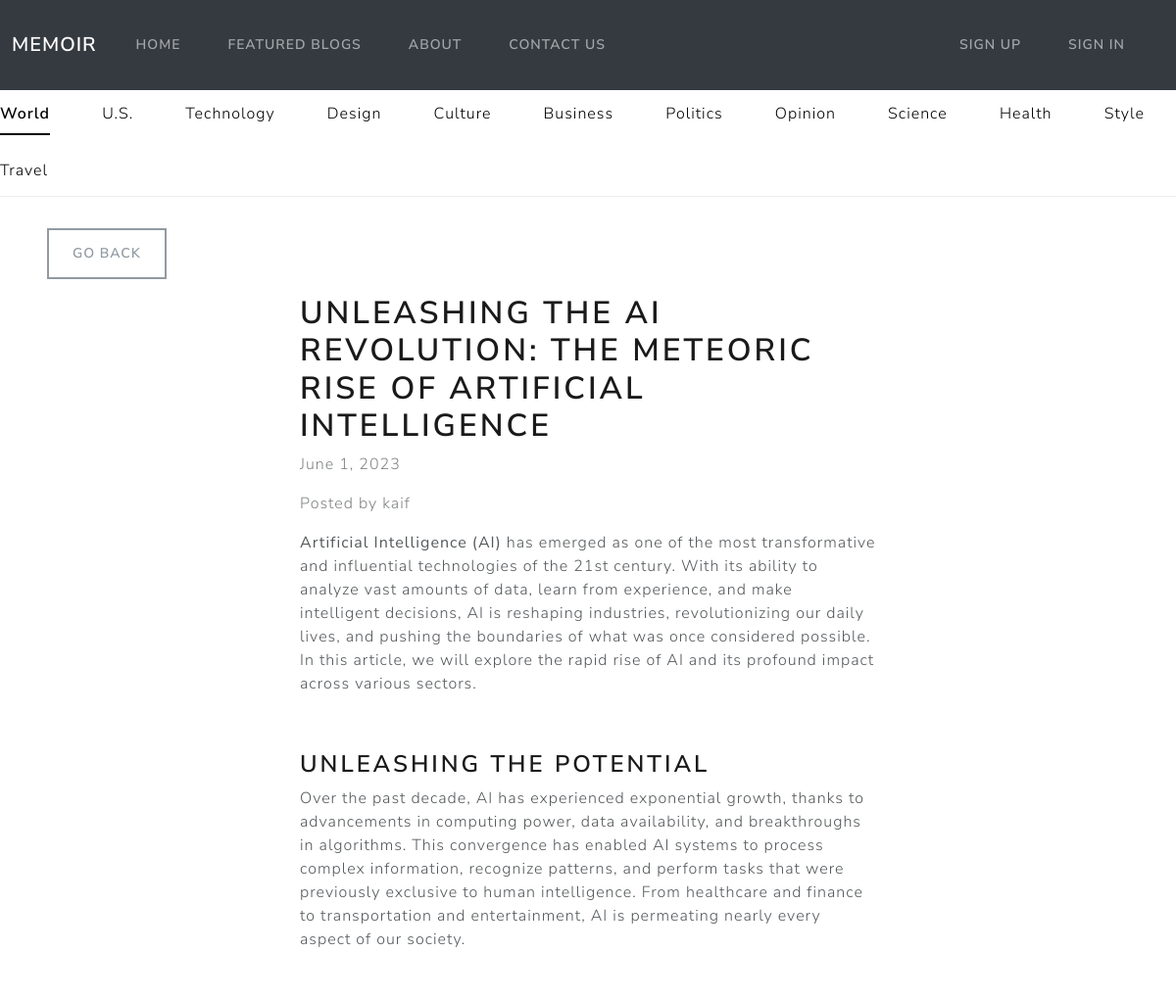
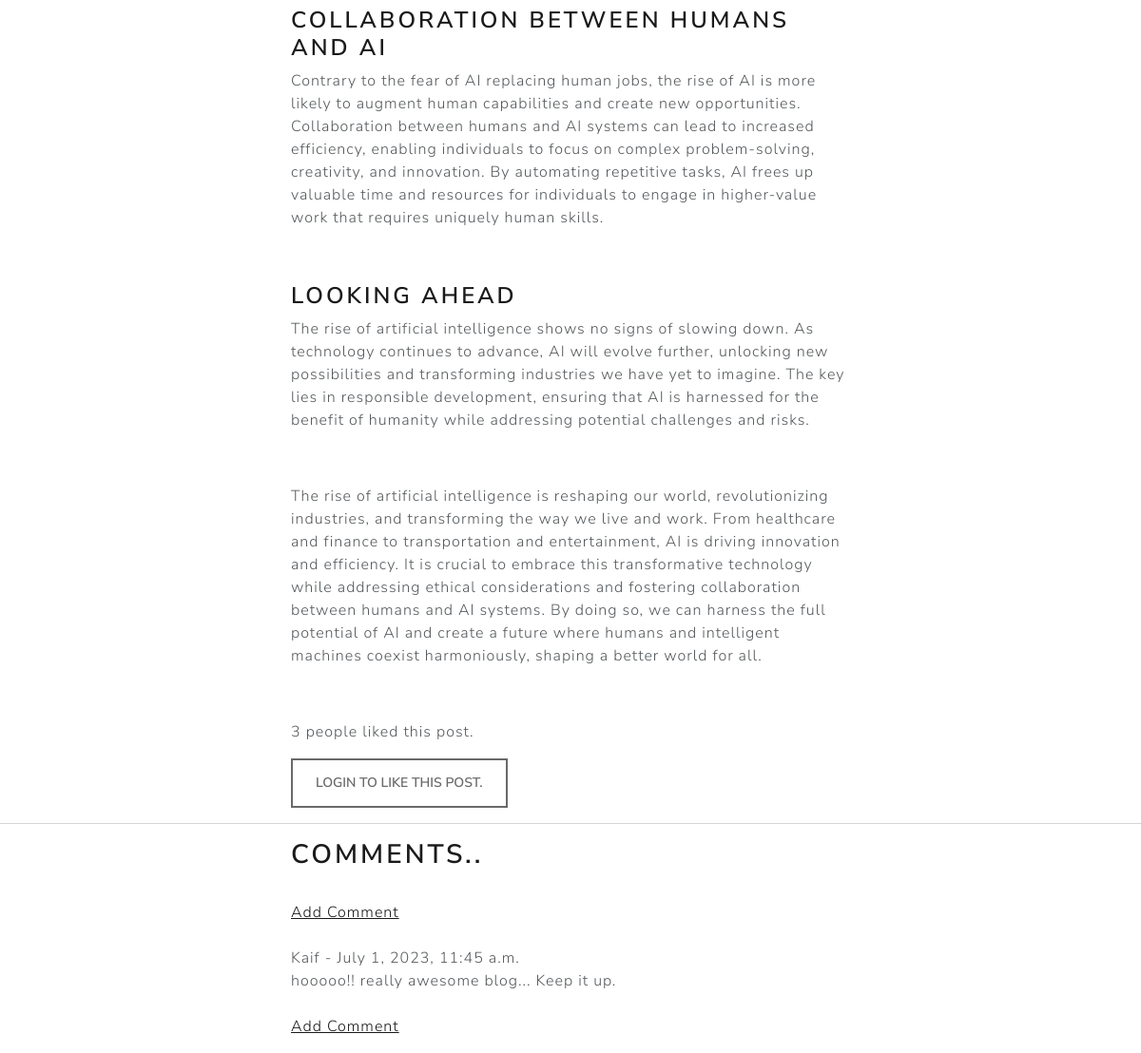
Page /4/ on the committed database (2 pictures, top to bottom).
### blog/models.py (models this page shows, shortened)
class Article(models.Model):
	title = models.CharField(max_length=255)
	content = HTMLField()
	date = models.DateField(auto_now_add=True)
	author = models.ForeignKey(User, on_delete=models.CASCADE)
	featured = models.BooleanField(default=False)
	likes = models.ManyToManyField(User, related_name='likes', blank=True)

class Comments(models.Model):
	post = models.ForeignKey(Article,related_name='comments', on_delete=models.CASCADE)
	name = models.CharField(max_length=255)
	body = models.TextField()
	date_added = models.DateTimeField(auto_now_add=True)

### blog/views.py (the view)
# urls.py: path('<int:pk>/', DetailArticleView.as_view(), name = 'detail_article'),
class DetailArticleView(DetailView):
    model = Article
    template_name = 'blog/blog_post.html'
    def get_context_data(self, *args, **kwargs):
        context = super(DetailArticleView, self).get_context_data(*args, **kwargs)
        context['liked_by_user'] = False
        article = Article.objects.get(id=self.kwargs.get('pk'))
        if article.likes.filter(pk=self.request.user.id).exists():
            context['liked_by_user'] = True
        return context

### blog/templates/blog/blog_post.html (shortened to what this page needs)
{% extends 'blog/base.html' %}
{% block content %}
<div class="row">
    <div class="col-md-4 col-12 mx-md-5 mx-2 md-3 my-3">
        <a href="{% url 'index' %}" class="btn btn-outline-secondary">Go Back</a>
    </div>
</div>
<div class="row">
    <div class="col-md-6 col-11 mx-md-auto mb-3 pb-2 mx-3">
        <h1>{{ object.title }}</h1>
        <p class="text-muted">{{ object.date }}</p>
        <p class="text-muted">Posted by {{ object.author.username }}</p>
        <div >
            {{ object.content|safe }}
        </div>
    </div>
</div>
<div class="row my-3">
    <div class="col-md-6 col-12 mx-md-auto mx-3">
       {% if object.likes.count == 1 %}
                <p >{{ object.likes.count }} people liked this post.</p>
            {% else %}
                <p >{{ object.likes.count }} people liked this post.</p>
        {% endif %}
        {% if request.user.is_authenticated %}
            {% if liked_by_user %}
            <form method="POST" action="{% url 'like_article' object.id %}">
                {% csrf_token %}
                    <button class="btn btn-outline-danger"><ion-icon name="heart-dislike-outline"></ion-icon> Dislike this post.</button>
             </form>
            {% else %}
            <form method="POST" action="{% url 'like_article' object.id %}">
            {% csrf_token %}
                <button class="btn btn-outline-danger"><ion-icon name="heart-outline"></ion-icon> Like this post.</button>
            </form>
            {% endif %}
        {% else %}
             <button class="btn btn-outline-primary" disabled>Login to like this post.</button>
        {% endif %}
    </div>
</div>
<hr>
<div class="row my-3">
    <div class="col-md-6 col-12 mx-md-auto mx-3">
        <h2>Comments..</h2>
        {% if not object.comments.all %}
            No Comments Yet... <a href = "#">Add Comment</a>
        {% else %}
        <a href = "">Add Comment</a>
                {% for comment in object.comments.all %}
                {{comment.name}} -
                {{comment.date_added}}
            {{comment.body}}
            {%endfor%}
        {%endif%}
        <a href = "">Add Comment</a>
    </div>
</div>
{% endblock content %}

### blog/templates/blog/base.html (shortened to what this page needs)
<!DOCTYPE html>
<html lang="en">
<head>
    <link rel="stylesheet" href="https://bootswatch.com/5/lux/bootstrap.min.css">
</head>
<body>
    {% include 'blog/navbar.html' %}
    {% block content %}
    {% endblock content%}
</body>
</html>

### blog/templates/blog/navbar.html (shortened to what this page needs)
<nav class="navbar navbar-expand-lg navbar-dark bg-dark">
  <div class="container-fluid">
    <a class="navbar-brand" href="{% url 'index' %}">Memoir</a>
    <div class="collapse navbar-collapse" id="navbarText">
      <ul class="navbar-nav me-auto mb-2 mb-lg-0">
        <li class="nav-item">
          <a class="nav-link " aria-current="page" href="{% url 'index' %}">Home</a>
        </li>
        <li class="nav-item">
          <a class="nav-link " aria-current="page" href="{% url 'featured' %}">Featured Blogs</a>
        </li>
        <li class="nav-item">
          <a class="nav-link " aria-current="page" href="#">About</a>
        </li>
        <li class="nav-item">
          <a class="nav-link " aria-current="page" href="#">Contact Us</a>
        </li>
      </ul>
        <ul class="navbar-nav">
          {% if request.user.is_authenticated %}
        <li class="nav-item">
          <a class="nav-link " aria-current="page" href="{% url 'logout' %}">Sign Out</a>
        </li>
          {% else %}
          <li class="nav-item">
            <a class="nav-link " aria-current="page" href="{% url 'register' %}">Sign up</a>
          </li>
          <li class="nav-item">
            <a class="nav-link " aria-current="page" href="{% url 'login' %}">Sign in</a>
          </li>
          {% endif %}
      </ul>
    </div>
  </div>
</nav>
<div class="nav-scroller py-1 mb-3 border-bottom">
  <nav class="nav nav-underline justify-content-between">
    <a class="nav-item nav-link link-body-emphasis active" href="#">World</a>
    <a class="nav-item nav-link link-body-emphasis" href="#">U.S.</a>
    <a class="nav-item nav-link link-body-emphasis" href="#">Technology</a>
    <a class="nav-item nav-link link-body-emphasis" href="#">Design</a>
    <a class="nav-item nav-link link-body-emphasis" href="#">Culture</a>
    <a class="nav-item nav-link link-body-emphasis" href="#">Business</a>
    <a class="nav-item nav-link link-body-emphasis" href="#">Politics</a>
    <a class="nav-item nav-link link-body-emphasis" href="#">Opinion</a>
    <a class="nav-item nav-link link-body-emphasis" href="#">Science</a>
    <a class="nav-item nav-link link-body-emphasis" href="#">Health</a>
    <a class="nav-item nav-link link-body-emphasis" href="#">Style</a>
    <a class="nav-item nav-link link-body-emphasis" href="#">Travel</a>
  </nav>
</div>

### rows in the picture
Article: title "UNLEASHING THE AI REVOLUTION: THE METEORIC RISE OF ARTIFICIAL INTELLIGENCE", date "June 1, 2023", author.username "kaif", content "Artificial Intelligence (AI) has emerged as one of the most transformative and influential technologies of the 21st century. With its ability to analyze vast amounts of data, learn from experience, and make intelligent decisions, AI is reshaping industries, revolutionizing our daily lives, and pushing the boundaries of what was once considered possible. In this article, we will explore the rapid rise of AI and its profound impact across various sectors. UNLEASHING THE POTENTIAL Over the past decade, AI has experienced exponential growth, thanks to advancements in computing power, data availability, and breakthroughs in algorithms. This convergence has enabled AI systems to process complex…", likes.count "3"
Comments: name "Kaif", date_added "July 1, 2023, 11:45 a.m.", body "hooooo!! really awesome blog... Keep it up."
